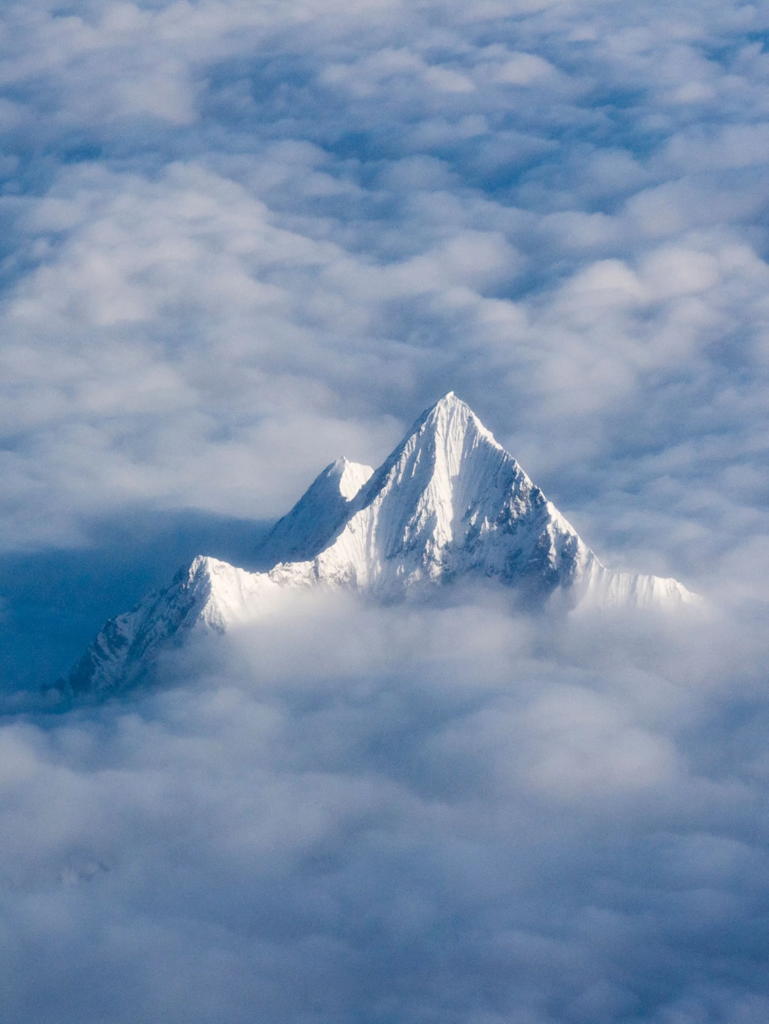
#> input picture images/mountain.webp, 2305 x 3072 px (shown at 1/3 size)
$ python '03.Crop and Resize Images.py'
#> lines starting #> are read from the running program, lines starting #| are printed output that depends on the picture
import cv2
from matplotlib import pyplot as plt

img = cv2.resize(cv2.imread('images/mountain.webp'), (500,300))
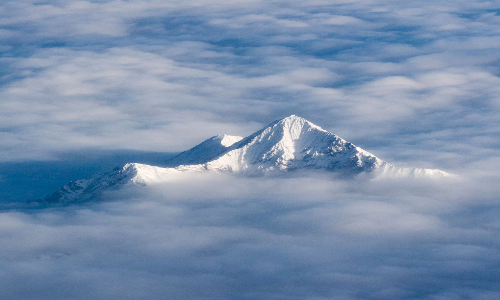
#> img: shape (300, 500, 3); mean B, G, R 172.5, 143, 120.6
imgCroped = img[100:200, 100:400]
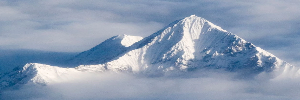
#> imgCroped: shape (100, 300, 3); mean B, G, R 178.2, 155.7, 139.4

plt.imshow(img)
plt.show()


cv2.imshow("winname", img)
cv2.imshow("second", imgCroped)


cv2.waitKey(0)


#            Practice

import cv2
from matplotlib import pyplot as plt

img = cv2.imread('images/road.jpg')
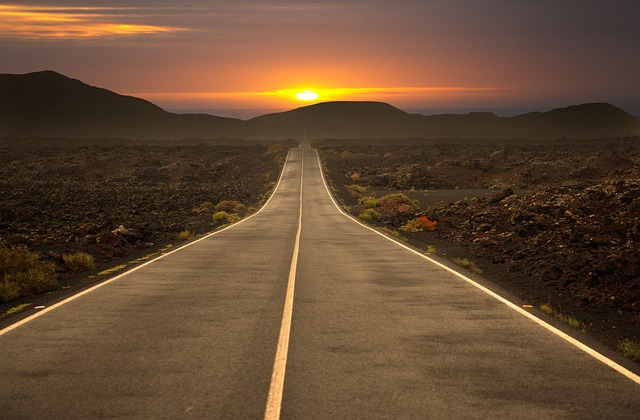
#> input picture images/road.jpg, 640 x 420 px
#> img is the input picture: shape (420, 640, 3); mean B, G, R 51, 74.2, 100.8
imgCroped = img[200:400, 250:300]
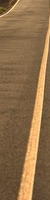
#> imgCroped: shape (200, 50, 3); mean B, G, R 73.8, 109.7, 141
imgCroped = cv2.resize(imgCroped, (img.shape[1], img.shape[0]))
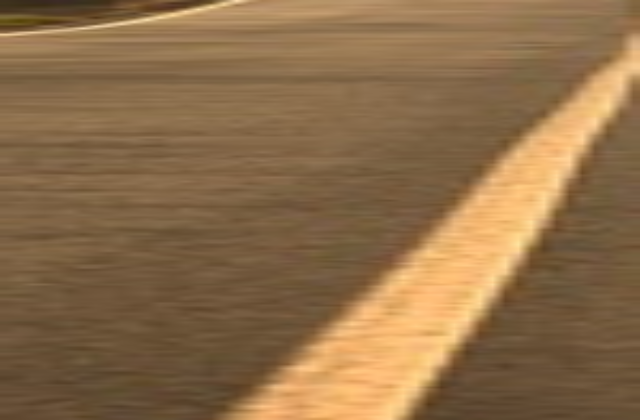
#> imgCroped: shape (420, 640, 3); mean B, G, R 73.7, 109.6, 140.9

plt.subplot(1,2,1)
plt.imshow(img)

plt.subplot(1,2,2)
plt.imshow(imgCroped)

plt.show()
#> figure, not shown here; B, G, R data is drawn as R, G, B

cv2.imshow("Normal image", img)
cv2.imshow("Croped image", imgCroped)

cv2.waitKey(0)
